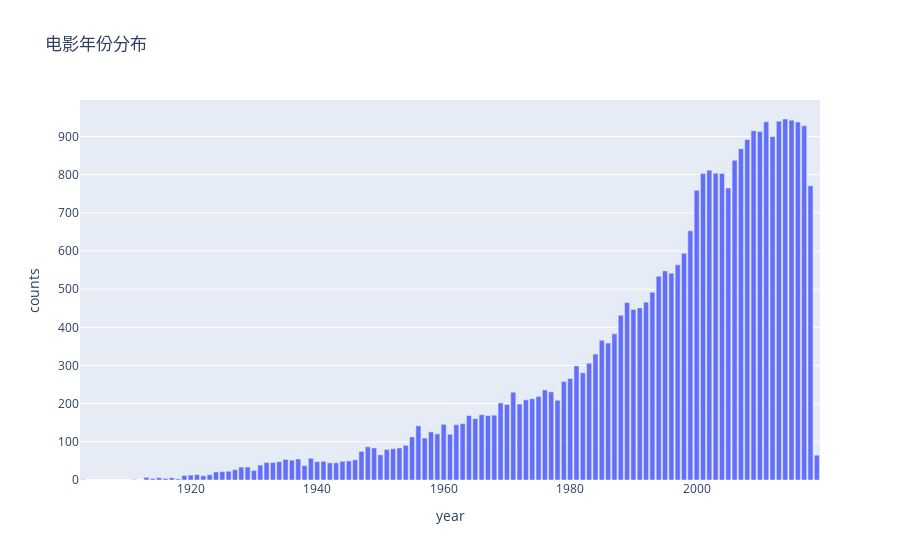

Here is the notebook cell this chart was saved with:
### Markdown cell above
### 图像绘制

### Code cell
import plotly.express as px

fig = px.bar(mov_group_by_year, x='year', y='counts', title='电影年份分布')
fig.show()

### Figure 1 — Plotly figure (JSON) as saved in the notebook; plotly's stock layout.template omitted (floating-point values rounded to 4 significant figures)
{"data": [{"alignmentgroup": "True", "hovertemplate": "year=%{x}<br>counts=%{y}<extra></extra>", "legendgroup": "", "marker": {"color": "#636efa", "pattern": {"shape": ""}}, "name": "", "offsetgroup": "", "orientation": "v", "showlegend": false, "textposition": "auto", "x": [1903, 1911, 1913, 1914, 1915, 1916, 1917, 1918, 1919, 1920, 1921, 1922, 1923, 1924, 1925, 1926, 1927, 1928, 1929, 1930, 1931, 1932, 1933, 1934, 1935, 1936, 1937, 1938, 1939, 1940, 1941, 1942, 1943, 1944, 1945, 1946, 1947, 1948, 1949, 1950, 1951, 1952, 1953, 1954, 1955, 1956, 1957, 1958, 1959, 1960, 1961, 1962, 1963, 1964, 1965, 1966, 1967, 1968, 1969, 1970, 1971, 1972, 1973, 1974, 1975, 1976, 1977, 1978, 1979, 1980, 1981, 1982, 1983, 1984, 1985, 1986, 1987, 1988, 1989, 1990, 1991, 1992, 1993, 1994, 1995, 1996, 1997, 1998, 1999, 2000, 2001, 2002, 2003, 2004, 2005, 2006, 2007, 2008, 2009, 2010, 2011, 2012, 2013, 2014, 2015, 2016, 2017, 2018, 2019], "xaxis": "x", "y": [1, 1, 7, 4, 6, 4, 6, 3, 12, 13, 14, 11, 14, 21, 22, 23, 27, 34, 34, 25, 39, 46, 46, 48, 54, 52, 55, 38, 57, 48, 49, 45, 45, 49, 50, 53, 75, 87, 84, 66, 80, 82, 84, 91, 113, 142, 110, 126, 121, 146, 120, 145, 148, 169, 161, 171, 169, 170, 202, 198, 230, 199, 210, 213, 219, 236, 231, 209, 258, 266, 299, 281, 306, 330, 366, 359, 383, 432, 465, 447, 451, 466, 492, 534, 548, 542, 564, 594, 653, 759, 803, 812, 804, 803, 765, 838, 868, 892, 915, 913, 939, 900, 940, 946, 943, 938, 928, 771, 65], "yaxis": "y", "type": "bar"}], "layout": {"xaxis": {"anchor": "y", "domain": [0.0, 1.0], "title": {"text": "year"}}, "yaxis": {"anchor": "x", "domain": [0.0, 1.0], "title": {"text": "counts"}}, "legend": {"tracegroupgap": 0}, "title": {"text": "电影年份分布"}, "barmode": "relative"}}
